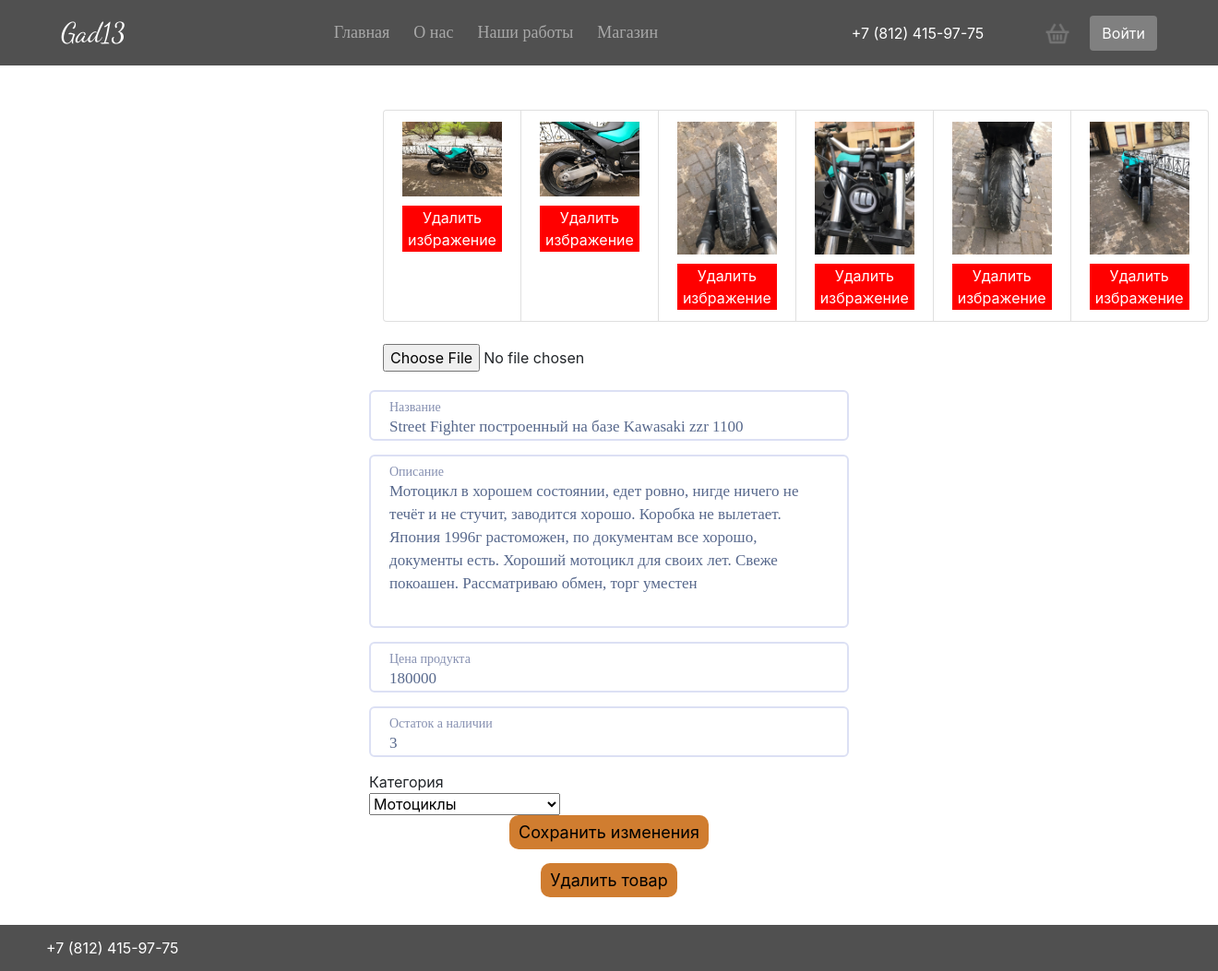
Page /store/product/9/ on the committed database.
### store/models.py (models this page shows, shortened)
class Image(models.Model):
    image = models.ImageField(upload_to=generate_imageset_upload_to)
    product = models.ForeignKey(Product, models.CASCADE, related_name='images')
    created_at = models.DateTimeField(auto_now_add=True)
    updated_at = models.DateTimeField(auto_now=True)
    class Meta:
        verbose_name = "Изображение"
        verbose_name_plural = "Изображения"
    def __str__(self):
        return "{}".format(self.image.url)

class Product(models.Model):
    title = models.CharField(max_length=255, verbose_name="Название продукта")
    description = models.TextField(verbose_name="Описание продукта")
    price = models.PositiveIntegerField(verbose_name="Цена продукта")
    amount = models.PositiveIntegerField(verbose_name="Остаток а наличии")
    selled = models.IntegerField(default=0 ,verbose_name="Продано товаров")
    category = models.ForeignKey(Category, on_delete=models.CASCADE, null=True)
    created_at = models.DateTimeField(auto_now_add=True)
    updated_at = models.DateTimeField(auto_now=True)
    class Meta:
        verbose_name = "Продукт"
        verbose_name_plural = "Продукты"
    def all_images(self):
        return self.images.all()

### store/views.py (the view, shortened to what this page needs)
# urls.py: path('product/<int:pk>/', views.ProductDetailView.as_view(), name='product-detail'),
class ProductDetailView(View):
    template_name = 'detail_product.html'
    form_product = ProductForm
    form_image = ImageForm
    def get_context(self, request, product):
        context = {}
        images_form = {}
        for image in product.all_images():
            images_form[self.form_image(instance=image)] = image
        context['product'] = product
        context['images_form'] = product.all_images()
        context['product_form'] = self.form_product(instance=product)
        return context
    def get(self, request, *args, **kwargs):
        product = get_object_or_404(Product, pk=kwargs['pk'])
        context = self.get_context(request, product)
        return render(request, self.template_name, context)

### store/forms.py
class ProductForm(ModelForm):
    class Meta:
        model = Product
        fields = ['title', 'description', 'price', 'amount', 'category']

### store/models.py (called while the page is built)
    def __str__(self):
        return self.name

### store/templates/detail_product.html (shortened to what this page needs)
{% extends 'base_store.html' %}
{% block content %}
<main>
  <div class="profile">
    <div class="container">
        <div class="row">
            <div class="col-12 col-sm-12 col-lg-12"><br><br>
            <ul class="list-group list-group-horizontal">
            {% for image in images_form %}
                <li class="list-group-item justify-content-between align-items-center">
                    <div class="image-parent">
                        <img src="{{ image }}" width="500" height="600" class="img-fluid" alt="quixote">
                    </div>
                    <form action="?" method="post" enctype="multipart/form-data">{% csrf_token %}
                    <button type="submit" name="delete" value="{{ image.id }}" class="delite_button">Удалить избражение</button>
                    </form>
                </li>
            {% endfor %}
            </ul>
            </div>
        </div><br>
        <form action="?" method="post" enctype="multipart/form-data">{% csrf_token %}
        <input type="file" name="image" accept="image/*" id="id_image">
    </div>
    <div class="profile__inputs">
        <div class="profile__inputs_field">
        <div class='field'>
            {{ product_form.title }}
            <label for='passport_fiz' class="show">Название</label>
        </div>
        <div class='field'>
            {{ product_form.description }}
            <label for='passport_fiz' class="show">Описание</label>
        </div>
        <div class='field'>
            {{ product_form.price }}
            <label for='passport_fiz' class="show">Цена продукта</label>
        </div>
        <div class='field'>
            {{ product_form.amount }}
            <label for='passport_fiz' class="show">Остаток а наличии</label>
        </div>
        <div class='field'>
            <div class="show">Категория</div>
            {{ product_form.category }}
        </div>
        <div class="profile_save_edit">
          <button type="submit" name="button">Сохранить изменения</button>
        </div>
        <div class="profile_save_edit" style="margin-top: 15px;">
          <button type="submit" name="delete_product" value="{{ product.id }}">Удалить товар</button>
        </div>
      </div>
    </div>
  </div>
</main>
{% endblock %}

### static/css/style.css (style rules this page uses)
body { min-height: 100vh; position: relative; }
.profile { padding: 0 400px; }
.profile__inputs { margin-top: 20px; }
.profile_save_edit { text-align: center; }
.profile_save_edit button { padding: 5px 10px; border-radius: 10px; font-size: 18px; background-color: #cc711de9; transition: 0.5s; border: 0; }
.delite_button { background: red; border: 0; color: white; margin-left: auto; }
.list-group-horizontal { text-align: center; }
.field input, .field textarea { border: 2px solid #DCE0F4; box-sizing: border-box; border-radius: 6px; margin: 0 0 15px; display: block; padding: 25px 20px 0 20px; height: 55px; width: 100%; background: none; font-family: Proba Pro; font-style: normal; font-weight: normal; font-size: 17px; line-height: 25px; font-feature-settings: 'liga' off; color: #57688C; line-height: 62px; background: white; outline: 0; transition: 0.3s ease all; }
.field textarea { height: 188px; resize: none; line-height: 25px; }
.field { position: relative; }
.field label { left: 22px; position: absolute; top: 13px; transition: all 0.1s linear; font-family: Proba Pro; font-size: 17px; line-height: 25px; color: #57688C; }
.field input:focus + label, .field input + label.show { font-size: 14px; line-height: 15px; color: #8690B1; top: 11px; z-index: 10; }
.field textarea:focus + label, .field textarea + label.show { font-size: 14px; line-height: 15px; color: #8690B1; top: 11px; z-index: 10; }
img { margin-bottom: 10px; }

### rows in the picture
Image: image (picture), {{ image.id }} 28 (drawn)
Image: image (picture), {{ image.id }} 29 (drawn)
Image: image (picture), {{ image.id }} 30 (drawn)
Image: image (picture), {{ image.id }} 31 (drawn)
Image: image (picture), {{ image.id }} 32 (drawn)
Image: image (picture), {{ image.id }} 33 (drawn)
Product: title "Street Fighter построенный на базе Kawasaki zzr 1100", description "Мотоцикл в хорошем состоянии, едет ровно, нигде ничего не течёт и не стучит, заводится хорошо. Коробка не вылетает. Япония 1996г растоможен, по документам все хорошо, документы есть. Хороший мотоцикл для своих лет. Свеже покоашен. Рассматриваю обмен, торг уместен", price "180000", amount "3", category "Мотоциклы"
